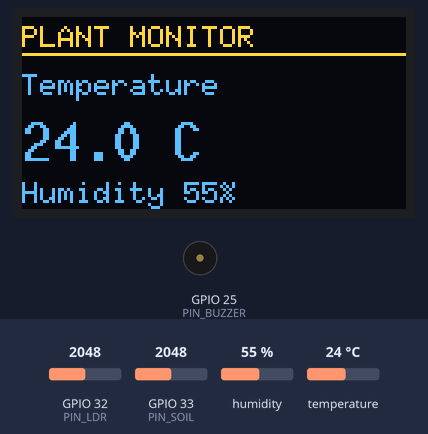
A sketch run on a simulated ESP32. On the bench: 128×64 one-colour display, buzzer (waves = sounding). The test bench sets the inputs (shaded band); at power-on: GPIO 32 (PIN_LDR) = 2048, GPIO 33 (PIN_SOIL) = 2048, humidity 55 %, temperature 24 °C (analog values on the 0–4095 scale). The OLED is the two-colour kind (top 16 rows yellow); WiFi joins after 1.5 s; servers stay silent unless stated; uploads are accepted with an empty reply; the local clock reads 2024-03-15 10:24:30 at power-on unless the sketch sets it; EEPROM starts erased.

Above: at 3.6 s.
3.7 s: GPIO 32 (PIN_LDR) set to 3972
At 6.5 s:
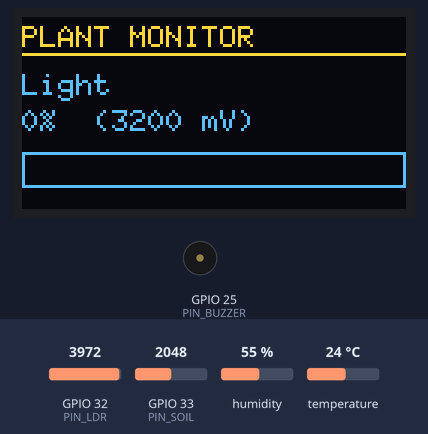
10.5 s: GPIO 33 (PIN_SOIL) set to 2866
At 13.4 s:
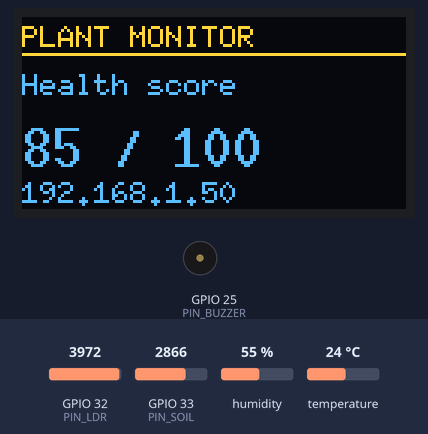
16.5 s: GPIO 32 (PIN_LDR) set to 3142
At 21.5 s:
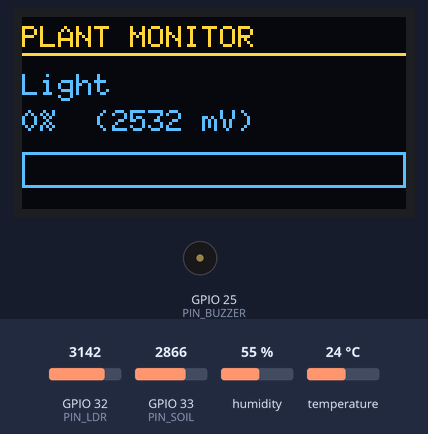
22.5 s: GPIO 32 (PIN_LDR) set to 3053
At 27.3 s:
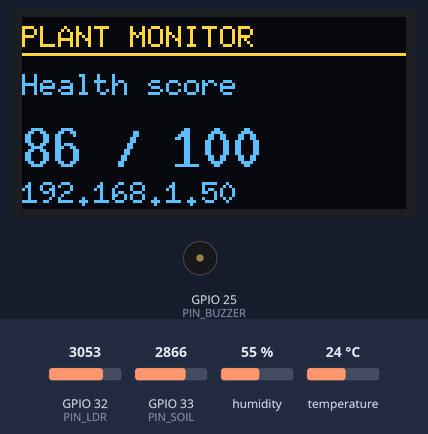
28.5 s: humidity set to 22 %
At 34.2 s:
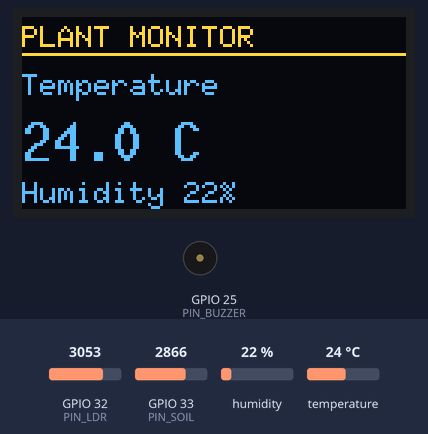
34.5 s: GPIO 33 (PIN_SOIL) set to 3173
At 40.0 s:
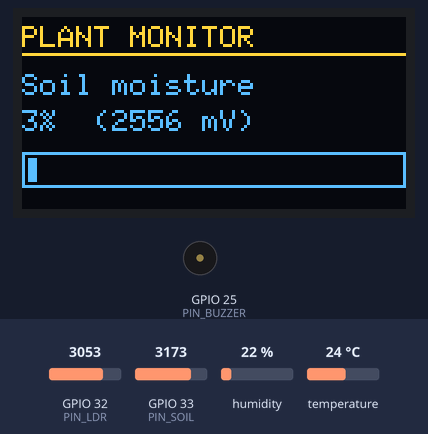
40.5 s: GPIO 33 (PIN_SOIL) set to 3268
Timing chart, 0 to 43.5 s (numbered marks = the images above; inputs shaded):
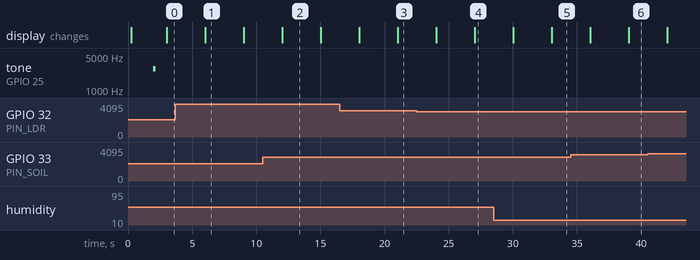

Measured:
- the behaviour switches between 3080 and 3079 on GPIO 32 (PIN_LDR) (found by bisection; images 3 and 4)
- after the input at 3.7 s, the display: changes after 2.3 s (image 1)
- what the display in image 1 shows lasts 3.0 s, from 6.0 s to 9.0 s

The sketch:

plant_monitor.ino
```cpp
/*
 * Realtime Plant Health Monitor - ESP32 firmware
 *
 * Reads DHT22 (air temp/humidity), an LDR (relative light) and a soil moisture
 * sensor, shows them on a 0.96" SSD1306 OLED, sounds a passive buzzer on
 * critical conditions and posts JSON to the Python backend over WiFi.
 *
 * No external resistors are required: the DHT22 and LDR use the ESP32's
 * internal pull-ups, and the soil pin can optionally use one too.
 *
 * Libraries (Arduino IDE -> Library Manager):
 *   - DHT sensor library for ESPx (DHTesp)  by beegee_tokyo
 *   - U8g2                                 by oliver
 *   - ArduinoJson                          by bblanchon
 *   - TinyGPSPlus                          by mikalhart (only if GPS_ENABLE)
 *
 * Copy config.example.h to config.h and fill in your WiFi/server details.
 */

#include <Arduino.h>
#include <WiFi.h>
#include <HTTPClient.h>
#include <ArduinoJson.h>
#include <Wire.h>
#include <U8g2lib.h>
#include <DHTesp.h>
#include <Preferences.h>
#include <time.h>

#include "config.h"

#if GPS_ENABLE
#include <TinyGPSPlus.h>
HardwareSerial gpsSerial(2);
TinyGPSPlus gps;
#endif

// ---------------------------------------------------------------------------
// Globals
// ---------------------------------------------------------------------------
DHTesp dht;
U8G2_SSD1306_128X64_NONAME_F_HW_I2C display(U8G2_R0, U8X8_PIN_NONE);
Preferences prefs;

float tempC = NAN;
float humidity = NAN;
int lightMv = 0;
int soilMv = 0;
float lightPct = 0;
float soilPct = 0;

int ldrDarkMv = LDR_DARK_MV;
int ldrBrightMv = LDR_BRIGHT_MV;
int soilDryMv = SOIL_DRY_MV;
int soilWetMv = SOIL_WET_MV;

unsigned long seq = 0;
bool wifiOk = false;
bool buzzerEnabled = true;
bool serverCritical = false;

unsigned long lastDht = 0;
unsigned long lastAnalog = 0;
unsigned long lastPost = 0;
unsigned long lastOled = 0;
unsigned long lastReconnect = 0;
unsigned long lastNtp = 0;
unsigned long lastAlarm = 0;

int oledPage = 0;

// Offline ring buffer of JSON payload strings
String ringBuffer[BUFFER_SIZE];
int ringCount = 0;

// Non-blocking beep state machine
enum BeepState { BEEP_IDLE, BEEP_ON, BEEP_OFF };
BeepState beepState = BEEP_IDLE;
int beepCount = 0;
unsigned long beepTs = 0;

// ---------------------------------------------------------------------------
// Helpers
// ---------------------------------------------------------------------------
float round1(float v) { return roundf(v * 10.0f) / 10.0f; }

int readAvgMillivolts(int pin, int samples) {
  long sum = 0;
  for (int i = 0; i < samples; i++) {
    sum += analogReadMilliVolts(pin);
  }
  return (int)(sum / samples);
}

int clampPercent(float v) {
  if (isnan(v)) return 0;
  if (v < 0) return 0;
  if (v > 100) return 100;
  return (int)roundf(v);
}

// Higher millivolts means darker when using an internal pull-up.
float mapLightPercent(int mv) {
  int span = ldrDarkMv - ldrBrightMv;
  if (span == 0) return 0;
  return (float)(ldrDarkMv - mv) * 100.0f / (float)span;
}

float mapSoilPercent(int mv) {
  int span = soilDryMv - soilWetMv;
  if (span == 0) return 0;
  return (float)(soilDryMv - mv) * 100.0f / (float)span;
}

unsigned long epochNow() {
  time_t t = time(nullptr);
  return (t > 1600000000) ? (unsigned long)t : 0UL;
}

float bandPenalty(float value, float low, float high, float weight, float span) {
  if (isnan(value)) return 0;
  if (value < low) return weight * min(1.0f, (low - value) / span);
  if (value > high) return weight * min(1.0f, (value - high) / span);
  return 0;
}

int localHealthScore() {
  float penalty = 0;
  penalty += bandPenalty(tempC, 18, 28, 25, 10);
  penalty += bandPenalty(humidity, 40, 70, 25, 30);
  penalty += bandPenalty(soilPct, 30, 70, 35, 40);
  penalty += bandPenalty(lightPct, 20, 80, 15, 50);
  int score = (int)(100 - penalty);
  return score < 0 ? 0 : score;
}

// ---------------------------------------------------------------------------
// Calibration (NVS + server)
// ---------------------------------------------------------------------------
void loadCalibration() {
  prefs.begin("plantmon", false);
  ldrDarkMv = prefs.getInt("l_dark", LDR_DARK_MV);
  ldrBrightMv = prefs.getInt("l_bright", LDR_BRIGHT_MV);
  soilDryMv = prefs.getInt("s_dry", SOIL_DRY_MV);
  soilWetMv = prefs.getInt("s_wet", SOIL_WET_MV);
  prefs.end();
}

void saveCalibration() {
  prefs.begin("plantmon", false);
  prefs.putInt("l_dark", ldrDarkMv);
  prefs.putInt("l_bright", ldrBrightMv);
  prefs.putInt("s_dry", soilDryMv);
  prefs.putInt("s_wet", soilWetMv);
  prefs.end();
}

void fetchCalibration() {
  HTTPClient http;
  String url = String(SERVER_URL) + "/api/calibration?device=" + DEVICE_ID;
  http.setConnectTimeout(4000);
  http.setTimeout(4000);
  if (!http.begin(url)) return;
  if (strlen(API_KEY) > 0) http.addHeader("X-Api-Key", API_KEY);
  int code = http.GET();
  if (code == 200) {
    DynamicJsonDocument doc(512);
    DeserializationError err = deserializeJson(doc, http.getString());
    if (!err) {
      if (doc["light"].containsKey("dark_mv")) ldrDarkMv = doc["light"]["dark_mv"];
      if (doc["light"].containsKey("bright_mv")) ldrBrightMv = doc["light"]["bright_mv"];
      if (doc["soil"].containsKey("dry_mv")) soilDryMv = doc["soil"]["dry_mv"];
      if (doc["soil"].containsKey("wet_mv")) soilWetMv = doc["soil"]["wet_mv"];
      saveCalibration();
    }
  }
  http.end();
}

// ---------------------------------------------------------------------------
// Buzzer (passive, LEDC PWM)
// ---------------------------------------------------------------------------
void buzzerSetup() {
#if defined(ESP_ARDUINO_VERSION_MAJOR) && ESP_ARDUINO_VERSION_MAJOR >= 3
  ledcAttach(PIN_BUZZER, 2731, 8);
#else
  ledcSetup(0, 2731, 8);
  ledcAttachPin(PIN_BUZZER, 0);
#endif
}

void buzzerTone(bool on) {
#if defined(ESP_ARDUINO_VERSION_MAJOR) && ESP_ARDUINO_VERSION_MAJOR >= 3
  if (on) ledcWriteTone(PIN_BUZZER, 2731);
  else ledcWriteTone(PIN_BUZZER, 0);
#else
  if (on) ledcWriteTone(0, 2731);
  else ledcWriteTone(0, 0);
#endif
}

void startBeeps(int count) {
  if (!buzzerEnabled || count <= 0) return;
  beepCount = count;
  beepState = BEEP_ON;
  beepTs = millis();
  buzzerTone(true);
}

void updateBeeps() {
  if (beepState == BEEP_IDLE) return;
  unsigned long now = millis();
  if (beepState == BEEP_ON && now - beepTs >= 200) {
    buzzerTone(false);
    beepState = BEEP_OFF;
    beepTs = now;
  } else if (beepState == BEEP_OFF && now - beepTs >= 150) {
    beepCount--;
    if (beepCount > 0) {
      buzzerTone(true);
      beepState = BEEP_ON;
    } else {
      beepState = BEEP_IDLE;
    }
    beepTs = now;
  }
}

bool criticalCondition() {
  if (!isnan(tempC) && (tempC > 32.0f || tempC < 12.0f)) return true;
  if (!isnan(humidity) && humidity < 25.0f) return true;
  if (soilPct < 20.0f) return true;
  return false;
}

// ---------------------------------------------------------------------------
// WiFi
// ---------------------------------------------------------------------------
void connectWiFi() {
  WiFi.mode(WIFI_STA);
  WiFi.setSleep(false);
  WiFi.begin(WIFI_SSID, WIFI_PASS);
}

void maintainWiFi(unsigned long now) {
  wifiOk = (WiFi.status() == WL_CONNECTED);
  if (!wifiOk && now - lastReconnect >= RECONNECT_INTERVAL_MS) {
    lastReconnect = now;
    WiFi.disconnect();
    WiFi.begin(WIFI_SSID, WIFI_PASS);
  }
}

// ---------------------------------------------------------------------------
// Sensors
// ---------------------------------------------------------------------------
void readDht() {
  TempAndHumidity th = dht.getTempAndHumidity();
  if (dht.getStatus() == DHTesp::ERROR_NONE &&
      !isnan(th.temperature) && !isnan(th.humidity)) {
    tempC = th.temperature;
    humidity = th.humidity;
  }
}

void readAnalog() {
  lightMv = readAvgMillivolts(PIN_LDR, 8);
  soilMv = readAvgMillivolts(PIN_SOIL, 8);
  lightPct = mapLightPercent(lightMv);
  soilPct = mapSoilPercent(soilMv);
  lightPct = constrain(lightPct, 0.0f, 100.0f);
  soilPct = constrain(soilPct, 0.0f, 100.0f);
}

// ---------------------------------------------------------------------------
// Payload + uplink
// ---------------------------------------------------------------------------
String buildPayload() {
  DynamicJsonDocument doc(768);
  doc["device"] = DEVICE_ID;
  doc["seq"] = ++seq;
  doc["ts"] = epochNow();
  doc["fw"] = FW_VERSION;

  if (isnan(tempC)) doc["temp_c"] = nullptr;
  else doc["temp_c"] = round1(tempC);
  if (isnan(humidity)) doc["humidity_pct"] = nullptr;
  else doc["humidity_pct"] = round1(humidity);

  doc["light_mv"] = lightMv;
  doc["light_pct"] = round1(lightPct);
  doc["soil_mv"] = soilMv;
  doc["soil_pct"] = round1(soilPct);

  JsonObject gpsObj = doc.createNestedObject("gps");
#if GPS_ENABLE
  bool fix = gps.location.isValid() && gps.location.age() < 5000;
  gpsObj["fix"] = fix;
  if (fix) {
    gpsObj["lat"] = gps.location.lat();
    gpsObj["lon"] = gps.location.lng();
  } else {
    gpsObj["lat"] = nullptr;
    gpsObj["lon"] = nullptr;
  }
  gpsObj["sats"] = gps.satellites.isValid() ? gps.satellites.value() : 0;
#else
  gpsObj["fix"] = false;
  gpsObj["lat"] = nullptr;
  gpsObj["lon"] = nullptr;
  gpsObj["sats"] = 0;
#endif

  doc["rssi"] = WiFi.RSSI();
  doc["uptime_s"] = (unsigned long)(millis() / 1000UL);

  String out;
  serializeJson(doc, out);
  return out;
}

void ringPush(const String &payload) {
  if (ringCount < BUFFER_SIZE) {
    ringBuffer[ringCount++] = payload;
  } else {
    for (int i = 1; i < BUFFER_SIZE; i++) ringBuffer[i - 1] = ringBuffer[i];
    ringBuffer[BUFFER_SIZE - 1] = payload;
  }
}

void handleResponse(const String &body) {
  DynamicJsonDocument doc(1024);
  if (deserializeJson(doc, body)) return;
  if (doc.containsKey("buzzer")) buzzerEnabled = doc["buzzer"].as<bool>();
  if (doc.containsKey("critical")) serverCritical = doc["critical"].as<bool>();
}

bool flushBuffer() {
  if (ringCount == 0 || !wifiOk) return false;

  String payload = "[";
  for (int i = 0; i < ringCount; i++) {
    if (i > 0) payload += ",";
    payload += ringBuffer[i];
  }
  payload += "]";

  HTTPClient http;
  String url = String(SERVER_URL) + "/api/readings";
  http.setConnectTimeout(4000);
  http.setTimeout(6000);
  if (!http.begin(url)) return false;
  http.addHeader("Content-Type", "application/json");
  if (strlen(API_KEY) > 0) http.addHeader("X-Api-Key", API_KEY);

  int code = http.POST(payload);
  bool ok = false;
  if (code >= 200 && code < 300) {
    handleResponse(http.getString());
    ringCount = 0;
    ok = true;
  }
  http.end();
  return ok;
}

// ---------------------------------------------------------------------------
// OLED
// ---------------------------------------------------------------------------
void drawBar(int x, int y, int w, int h, float pct) {
  display.drawFrame(x, y, w, h);
  int fill = (int)((w - 4) * constrain(pct, 0.0f, 100.0f) / 100.0f);
  if (fill > 0) display.drawBox(x + 2, y + 2, fill, h - 4);
}

void renderOled() {
  display.clearBuffer();
  display.setFont(u8g2_font_6x10_tf);
  display.drawStr(0, 10, "PLANT MONITOR");
  display.drawHLine(0, 12, 128);

  char line[32];

  switch (oledPage) {
    case 0:
      display.drawStr(0, 26, "Temperature");
      snprintf(line, sizeof(line), "%.1f C", isnan(tempC) ? 0.0f : tempC);
      display.setFont(u8g2_font_10x20_tf);
      display.drawStr(0, 48, line);
      display.setFont(u8g2_font_6x10_tf);
      snprintf(line, sizeof(line), "Humidity %.0f%%", isnan(humidity) ? 0.0f : humidity);
      display.drawStr(0, 62, line);
      break;

    case 1:
      display.drawStr(0, 26, "Light");
      snprintf(line, sizeof(line), "%d%%  (%d mV)", clampPercent(lightPct), lightMv);
      display.drawStr(0, 38, line);
      drawBar(0, 45, 128, 12, lightPct);
      break;

    case 2:
      display.drawStr(0, 26, "Soil moisture");
      snprintf(line, sizeof(line), "%d%%  (%d mV)", clampPercent(soilPct), soilMv);
      display.drawStr(0, 38, line);
      drawBar(0, 45, 128, 12, soilPct);
      break;

    case 3:
      display.drawStr(0, 26, "Health score");
      snprintf(line, sizeof(line), "%d / 100", localHealthScore());
      display.setFont(u8g2_font_10x20_tf);
      display.drawStr(0, 50, line);
      display.setFont(u8g2_font_6x10_tf);
      display.drawStr(0, 62, wifiOk ? WiFi.localIP().toString().c_str() : "WiFi: offline");
      break;

    default:
      display.drawStr(0, 26, wifiOk ? "WiFi: connected" : "WiFi: offline");
      snprintf(line, sizeof(line), "RSSI %d dBm", WiFi.RSSI());
      display.drawStr(0, 38, line);
      snprintf(line, sizeof(line), "Uptime %lu s", (unsigned long)(millis() / 1000UL));
      display.drawStr(0, 50, line);
      snprintf(line, sizeof(line), "Buffered %d  Seq %lu", ringCount, seq);
      display.drawStr(0, 62, line);
      break;
  }

  display.sendBuffer();
  oledPage = (oledPage + 1) % 5;
}

// ---------------------------------------------------------------------------
// Setup / loop
// ---------------------------------------------------------------------------
void setup() {
  Serial.begin(115200);
  delay(200);

  Wire.begin(21, 22);
  display.begin();

  display.clearBuffer();
  display.setFont(u8g2_font_6x10_tf);
  display.drawStr(0, 20, "Plant Monitor");
  display.drawStr(0, 34, "Booting...");
  display.sendBuffer();

  dht.setup(PIN_DHT, DHTesp::DHT22);

  pinMode(PIN_LDR, INPUT_PULLUP);
#if SOIL_USE_PULLUP
  pinMode(PIN_SOIL, INPUT_PULLUP);
#else
  pinMode(PIN_SOIL, INPUT);
#endif

  analogReadResolution(12);
  analogSetAttenuation(ADC_11db);

  buzzerSetup();

  loadCalibration();

#if GPS_ENABLE
  gpsSerial.begin(9600, SERIAL_8N1, PIN_GPS_RX, PIN_GPS_TX);
#endif

  connectWiFi();
  configTime(0, 0, "pool.ntp.org", "time.nist.gov");
  lastNtp = millis();

  // Give WiFi a moment, then pull calibration from the server.
  unsigned long start = millis();
  while (WiFi.status() != WL_CONNECTED && millis() - start < 15000) {
    delay(250);
  }
  wifiOk = (WiFi.status() == WL_CONNECTED);
  if (wifiOk) fetchCalibration();

  startBeeps(1);  // boot beep
}

void loop() {
  unsigned long now = millis();

  updateBeeps();
#if GPS_ENABLE
  while (gpsSerial.available() > 0) gps.encode(gpsSerial.read());
#endif
  maintainWiFi(now);

  if (now - lastDht >= DHT_INTERVAL_MS) {
    lastDht = now;
    readDht();
  }

  if (now - lastAnalog >= ANALOG_INTERVAL_MS) {
    lastAnalog = now;
    readAnalog();
  }

  if (now - lastOled >= OLED_INTERVAL_MS) {
    lastOled = now;
    renderOled();
  }

  if (now - lastNtp >= NTP_RESYNC_MS) {
    lastNtp = now;
    configTime(0, 0, "pool.ntp.org", "time.nist.gov");
  }

  if (now - lastPost >= POST_INTERVAL_MS) {
    lastPost = now;
    readAnalog();
    ringPush(buildPayload());
    if (wifiOk) flushBuffer();
  }

  bool critical = criticalCondition() || serverCritical;
  if (critical && now - lastAlarm > 300000UL) {
    lastAlarm = now;
    startBeeps(3);
  }
}
```

config.example.h
```cpp
#pragma once

// ---------------------------------------------------------------------------
// WiFi - must be a 2.4 GHz network (ESP32 cannot join 5 GHz)
// ---------------------------------------------------------------------------
#define WIFI_SSID "YOUR_WIFI_SSID"
#define WIFI_PASS "YOUR_WIFI_PASSWORD"

// ---------------------------------------------------------------------------
// Backend on your PC. Use the PC's IPv4 on the same network, port 8000.
// Phone hotspot example: http://192.168.43.100:8000
// ---------------------------------------------------------------------------
#define SERVER_URL "http://192.168.43.100:8000"
#define DEVICE_ID "plant-01"

// Optional shared secret. Must match server.api_key in backend/config.json.
#define API_KEY ""

// ---------------------------------------------------------------------------
// Pins (ADC1 only, because WiFi/ESP-NOW disables ADC2)
// ---------------------------------------------------------------------------
#define PIN_DHT 4
#define PIN_LDR 32
#define PIN_SOIL 33
#define PIN_BUZZER 25
#define PIN_GPS_RX 16
#define PIN_GPS_TX 17

// GPS is useless indoors; enable only when the plant is outdoors.
#define GPS_ENABLE false

// Set true only if the soil probe is bare (no module board / no analog driver).
#define SOIL_USE_PULLUP false

#define FW_VERSION "1.0.0"

// ---------------------------------------------------------------------------
// Timing
// ---------------------------------------------------------------------------
#define DHT_INTERVAL_MS 2500
#define ANALOG_INTERVAL_MS 1000
#define POST_INTERVAL_MS 3000
#define OLED_INTERVAL_MS 3000
#define RECONNECT_INTERVAL_MS 10000
#define NTP_RESYNC_MS 3600000UL
#define BUFFER_SIZE 60

// ---------------------------------------------------------------------------
// Local fallbacks used before/without calibration from the server
// ---------------------------------------------------------------------------
#define LDR_DARK_MV 2500
#define LDR_BRIGHT_MV 150
#define SOIL_DRY_MV 2600
#define SOIL_WET_MV 1200
```
